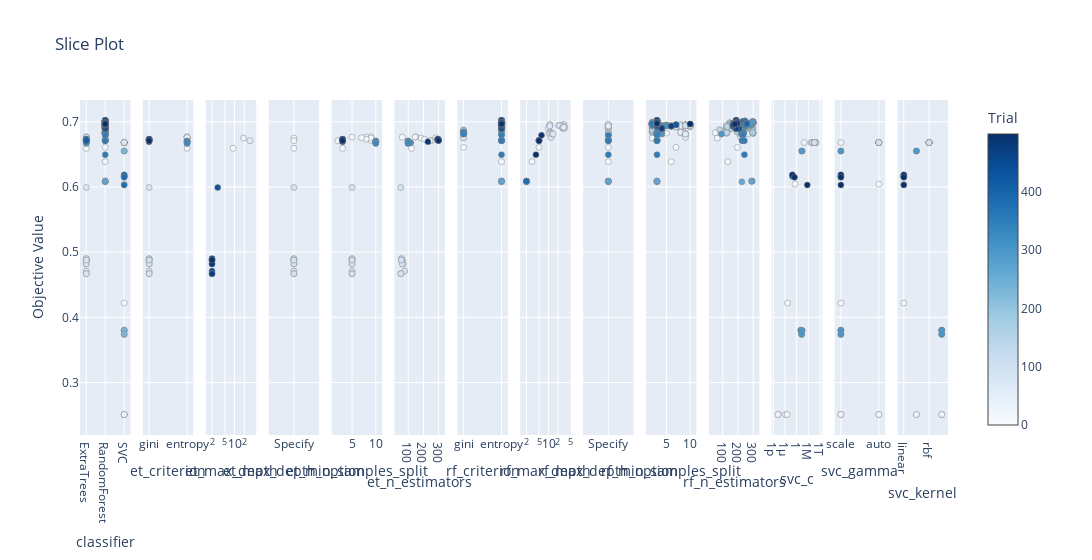

Notebook source saved alongside this figure:
### Code cell
plot_slice(study)

### Figure 1 — Plotly figure (JSON) as saved in the notebook; plotly's stock layout.template omitted (floating-point values rounded to 4 significant figures; data arrays with more than 128 entries replaced by an {"elided": "..."} marker saying what was removed)
{"data": [{"marker": {"color": {"elided": "500 int values"}, "colorbar": {"title": {"text": "Trial"}, "x": 1, "xpad": 40}, "colorscale": [[0, "rgb(247,251,255)"], [0.125, "rgb(222,235,247)"], [0.25, "rgb(198,219,239)"], [0.375, "rgb(158,202,225)"], [0.5, "rgb(107,174,214)"], [0.625, "rgb(66,146,198)"], [0.75, "rgb(33,113,181)"], [0.875, "rgb(8,81,156)"], [1, "rgb(8,48,107)"]], "line": {"color": "Grey", "width": 0.5}, "showscale": true}, "mode": "markers", "name": "Feasible Trial", "showlegend": false, "type": "scatter", "x": {"elided": "500 str values"}, "xaxis": "x", "y": {"elided": "500 float values"}, "yaxis": "y"}, {"marker": {"color": [0, 2, 4, 5, 9, 13, 14, 16, 17, 70, 71, 72, 73, 74, 75, 76, 77, 78, 79, 80, 260, 261, 262, 263, 265, 268, 269, 403, 404, 405, 406, 408, 409, 410, 411, 413], "colorbar": {"title": {"text": "Trial"}, "x": 1, "xpad": 40}, "colorscale": [[0, "rgb(247,251,255)"], [0.125, "rgb(222,235,247)"], [0.25, "rgb(198,219,239)"], [0.375, "rgb(158,202,225)"], [0.5, "rgb(107,174,214)"], [0.625, "rgb(66,146,198)"], [0.75, "rgb(33,113,181)"], [0.875, "rgb(8,81,156)"], [1, "rgb(8,48,107)"]], "line": {"color": "Grey", "width": 0.5}, "showscale": false}, "mode": "markers", "name": "Feasible Trial", "showlegend": false, "type": "scatter", "x": ["entropy", "entropy", "entropy", "entropy", "entropy", "entropy", "gini", "gini", "entropy", "gini", "gini", "gini", "gini", "gini", "gini", "gini", "gini", "gini", "gini", "gini", "entropy", "entropy", "entropy", "entropy", "entropy", "entropy", "entropy", "gini", "gini", "gini", "gini", "gini", "gini", "gini", "gini", "gini"], "xaxis": "x2", "y": [0.6714, 0.6763, 0.677, 0.6593, 0.675, 0.6766, 0.6709, 0.6734, 0.6756, 0.5991, 0.471, 0.4819, 0.4898, 0.4872, 0.4669, 0.4669, 0.4872, 0.482, 0.4898, 0.4878, 0.6679, 0.6694, 0.6673, 0.6704, 0.6704, 0.6694, 0.6668, 0.6731, 0.6695, 0.6715, 0.672, 0.673, 0.673, 0.672, 0.6731, 0.671], "yaxis": "y2"}, {"marker": {"color": [5, 9, 14, 70, 71, 72, 73, 74, 75, 76, 77, 78, 79, 80], "colorbar": {"title": {"text": "Trial"}, "x": 1, "xpad": 40}, "colorscale": [[0, "rgb(247,251,255)"], [0.125, "rgb(222,235,247)"], [0.25, "rgb(198,219,239)"], [0.375, "rgb(158,202,225)"], [0.5, "rgb(107,174,214)"], [0.625, "rgb(66,146,198)"], [0.75, "rgb(33,113,181)"], [0.875, "rgb(8,81,156)"], [1, "rgb(8,48,107)"]], "line": {"color": "Grey", "width": 0.5}, "showscale": false}, "mode": "markers", "name": "Feasible Trial", "showlegend": false, "type": "scatter", "x": [9, 19, 30, 3, 2, 2, 2, 2, 2, 2, 2, 2, 2, 2], "xaxis": "x3", "y": [0.6593, 0.675, 0.6709, 0.5991, 0.471, 0.4819, 0.4898, 0.4872, 0.4669, 0.4669, 0.4872, 0.482, 0.4898, 0.4878], "yaxis": "y3"}, {"marker": {"color": [0, 2, 4, 5, 9, 13, 14, 16, 17, 70, 71, 72, 73, 74, 75, 76, 77, 78, 79, 80, 260, 261, 262, 263, 265, 268, 269, 403, 404, 405, 406, 408, 409, 410, 411, 413], "colorbar": {"title": {"text": "Trial"}, "x": 1, "xpad": 40}, "colorscale": [[0, "rgb(247,251,255)"], [0.125, "rgb(222,235,247)"], [0.25, "rgb(198,219,239)"], [0.375, "rgb(158,202,225)"], [0.5, "rgb(107,174,214)"], [0.625, "rgb(66,146,198)"], [0.75, "rgb(33,113,181)"], [0.875, "rgb(8,81,156)"], [1, "rgb(8,48,107)"]], "line": {"color": "Grey", "width": 0.5}, "showscale": false}, "mode": "markers", "name": "Feasible Trial", "showlegend": false, "type": "scatter", "x": [null, null, null, "Specify", "Specify", null, "Specify", null, null, "Specify", "Specify", "Specify", "Specify", "Specify", "Specify", "Specify", "Specify", "Specify", "Specify", "Specify", null, null, null, null, null, null, null, null, null, null, null, null, null, null, null, null], "xaxis": "x4", "y": [0.6714, 0.6763, 0.677, 0.6593, 0.675, 0.6766, 0.6709, 0.6734, 0.6756, 0.5991, 0.471, 0.4819, 0.4898, 0.4872, 0.4669, 0.4669, 0.4872, 0.482, 0.4898, 0.4878, 0.6679, 0.6694, 0.6673, 0.6704, 0.6704, 0.6694, 0.6668, 0.6731, 0.6695, 0.6715, 0.672, 0.673, 0.673, 0.672, 0.6731, 0.671], "yaxis": "y4"}, {"marker": {"color": [0, 2, 4, 5, 9, 13, 14, 16, 17, 70, 71, 72, 73, 74, 75, 76, 77, 78, 79, 80, 260, 261, 262, 263, 265, 268, 269, 403, 404, 405, 406, 408, 409, 410, 411, 413], "colorbar": {"title": {"text": "Trial"}, "x": 1, "xpad": 40}, "colorscale": [[0, "rgb(247,251,255)"], [0.125, "rgb(222,235,247)"], [0.25, "rgb(198,219,239)"], [0.375, "rgb(158,202,225)"], [0.5, "rgb(107,174,214)"], [0.625, "rgb(66,146,198)"], [0.75, "rgb(33,113,181)"], [0.875, "rgb(8,81,156)"], [1, "rgb(8,48,107)"]], "line": {"color": "Grey", "width": 0.5}, "showscale": false}, "mode": "markers", "name": "Feasible Trial", "showlegend": false, "type": "scatter", "x": [9, 8, 9, 3, 9, 5, 2, 8, 7, 5, 5, 5, 5, 5, 5, 5, 5, 5, 5, 5, 10, 10, 10, 10, 10, 10, 10, 3, 3, 3, 3, 3, 3, 3, 3, 3], "xaxis": "x5", "y": [0.6714, 0.6763, 0.677, 0.6593, 0.675, 0.6766, 0.6709, 0.6734, 0.6756, 0.5991, 0.471, 0.4819, 0.4898, 0.4872, 0.4669, 0.4669, 0.4872, 0.482, 0.4898, 0.4878, 0.6679, 0.6694, 0.6673, 0.6704, 0.6704, 0.6694, 0.6668, 0.6731, 0.6695, 0.6715, 0.672, 0.673, 0.673, 0.672, 0.6731, 0.671], "yaxis": "y5"}, {"marker": {"color": [0, 2, 4, 5, 9, 13, 14, 16, 17, 70, 71, 72, 73, 74, 75, 76, 77, 78, 79, 80, 260, 261, 262, 263, 265, 268, 269, 403, 404, 405, 406, 408, 409, 410, 411, 413], "colorbar": {"title": {"text": "Trial"}, "x": 1, "xpad": 40}, "colorscale": [[0, "rgb(247,251,255)"], [0.125, "rgb(222,235,247)"], [0.25, "rgb(198,219,239)"], [0.375, "rgb(158,202,225)"], [0.5, "rgb(107,174,214)"], [0.625, "rgb(66,146,198)"], [0.75, "rgb(33,113,181)"], [0.875, "rgb(8,81,156)"], [1, "rgb(8,48,107)"]], "line": {"color": "Grey", "width": 0.5}, "showscale": false}, "mode": "markers", "name": "Feasible Trial", "showlegend": false, "type": "scatter", "x": [254, 60, 150, 121, 186, 145, 243, 206, 282, 50, 76, 66, 56, 59, 51, 51, 59, 60, 56, 54, 116, 101, 110, 98, 98, 99, 97, 295, 229, 300, 297, 298, 298, 294, 293, 299], "xaxis": "x6", "y": [0.6714, 0.6763, 0.677, 0.6593, 0.675, 0.6766, 0.6709, 0.6734, 0.6756, 0.5991, 0.471, 0.4819, 0.4898, 0.4872, 0.4669, 0.4669, 0.4872, 0.482, 0.4898, 0.4878, 0.6679, 0.6694, 0.6673, 0.6704, 0.6704, 0.6694, 0.6668, 0.6731, 0.6695, 0.6715, 0.672, 0.673, 0.673, 0.672, 0.6731, 0.671], "yaxis": "y6"}, {"marker": {"color": {"elided": "433 int values"}, "colorbar": {"title": {"text": "Trial"}, "x": 1, "xpad": 40}, "colorscale": [[0, "rgb(247,251,255)"], [0.125, "rgb(222,235,247)"], [0.25, "rgb(198,219,239)"], [0.375, "rgb(158,202,225)"], [0.5, "rgb(107,174,214)"], [0.625, "rgb(66,146,198)"], [0.75, "rgb(33,113,181)"], [0.875, "rgb(8,81,156)"], [1, "rgb(8,48,107)"]], "line": {"color": "Grey", "width": 0.5}, "showscale": false}, "mode": "markers", "name": "Feasible Trial", "showlegend": false, "type": "scatter", "x": {"elided": "433 str values"}, "xaxis": "x7", "y": {"elided": "433 float values"}, "yaxis": "y7"}, {"marker": {"color": [7, 11, 18, 26, 28, 36, 37, 38, 39, 41, 44, 45, 46, 47, 48, 49, 50, 51, 52, 53, 54, 55, 56, 57, 58, 259, 264, 266, 270, 343, 345, 346, 348, 349, 350, 352, 353, 354], "colorbar": {"title": {"text": "Trial"}, "x": 1, "xpad": 40}, "colorscale": [[0, "rgb(247,251,255)"], [0.125, "rgb(222,235,247)"], [0.25, "rgb(198,219,239)"], [0.375, "rgb(158,202,225)"], [0.5, "rgb(107,174,214)"], [0.625, "rgb(66,146,198)"], [0.75, "rgb(33,113,181)"], [0.875, "rgb(8,81,156)"], [1, "rgb(8,48,107)"]], "line": {"color": "Grey", "width": 0.5}, "showscale": false}, "mode": "markers", "name": "Feasible Trial", "showlegend": false, "type": "scatter", "x": [11, 5, 3, 28, 26, 21, 31, 31, 23, 28, 28, 29, 32, 31, 10, 30, 12, 11, 11, 11, 11, 11, 12, 13, 14, 2, 2, 2, 2, 5, 5, 5, 5, 6, 5, 5, 5, 4], "xaxis": "x8", "y": [0.6941, 0.6607, 0.6389, 0.6956, 0.694, 0.6945, 0.6955, 0.6935, 0.694, 0.6916, 0.6901, 0.6911, 0.6901, 0.6911, 0.6898, 0.6916, 0.6832, 0.6838, 0.696, 0.6935, 0.6822, 0.6812, 0.676, 0.6813, 0.6811, 0.6089, 0.6078, 0.6089, 0.6089, 0.6709, 0.6714, 0.6714, 0.6714, 0.6793, 0.6714, 0.6714, 0.6709, 0.6496], "yaxis": "y8"}, {"marker": {"color": {"elided": "433 int values"}, "colorbar": {"title": {"text": "Trial"}, "x": 1, "xpad": 40}, "colorscale": [[0, "rgb(247,251,255)"], [0.125, "rgb(222,235,247)"], [0.25, "rgb(198,219,239)"], [0.375, "rgb(158,202,225)"], [0.5, "rgb(107,174,214)"], [0.625, "rgb(66,146,198)"], [0.75, "rgb(33,113,181)"], [0.875, "rgb(8,81,156)"], [1, "rgb(8,48,107)"]], "line": {"color": "Grey", "width": 0.5}, "showscale": false}, "mode": "markers", "name": "Feasible Trial", "showlegend": false, "type": "scatter", "x": {"elided": "433 str values"}, "xaxis": "x9", "y": {"elided": "433 float values"}, "yaxis": "y9"}, {"marker": {"color": {"elided": "433 int values"}, "colorbar": {"title": {"text": "Trial"}, "x": 1, "xpad": 40}, "colorscale": [[0, "rgb(247,251,255)"], [0.125, "rgb(222,235,247)"], [0.25, "rgb(198,219,239)"], [0.375, "rgb(158,202,225)"], [0.5, "rgb(107,174,214)"], [0.625, "rgb(66,146,198)"], [0.75, "rgb(33,113,181)"], [0.875, "rgb(8,81,156)"], [1, "rgb(8,48,107)"]], "line": {"color": "Grey", "width": 0.5}, "showscale": false}, "mode": "markers", "name": "Feasible Trial", "showlegend": false, "type": "scatter", "x": {"elided": "433 int values"}, "xaxis": "x10", "y": {"elided": "433 float values"}, "yaxis": "y10"}, {"marker": {"color": {"elided": "433 int values"}, "colorbar": {"title": {"text": "Trial"}, "x": 1, "xpad": 40}, "colorscale": [[0, "rgb(247,251,255)"], [0.125, "rgb(222,235,247)"], [0.25, "rgb(198,219,239)"], [0.375, "rgb(158,202,225)"], [0.5, "rgb(107,174,214)"], [0.625, "rgb(66,146,198)"], [0.75, "rgb(33,113,181)"], [0.875, "rgb(8,81,156)"], [1, "rgb(8,48,107)"]], "line": {"color": "Grey", "width": 0.5}, "showscale": false}, "mode": "markers", "name": "Feasible Trial", "showlegend": false, "type": "scatter", "x": {"elided": "433 int values"}, "xaxis": "x11", "y": {"elided": "433 float values"}, "yaxis": "y11"}, {"marker": {"color": [1, 3, 6, 10, 15, 19, 20, 59, 60, 61, 62, 63, 64, 65, 66, 67, 68, 69, 220, 221, 226, 227, 228, 229, 230, 373, 378, 379, 380, 382, 383], "colorbar": {"title": {"text": "Trial"}, "x": 1, "xpad": 40}, "colorscale": [[0, "rgb(247,251,255)"], [0.125, "rgb(222,235,247)"], [0.25, "rgb(198,219,239)"], [0.375, "rgb(158,202,225)"], [0.5, "rgb(107,174,214)"], [0.625, "rgb(66,146,198)"], [0.75, "rgb(33,113,181)"], [0.875, "rgb(8,81,156)"], [1, "rgb(8,48,107)"]], "line": {"color": "Grey", "width": 0.5}, "showscale": false}, "mode": "markers", "name": "Feasible Trial", "showlegend": false, "type": "scatter", "x": [3.253e-10, 0.1329, 1.712e-06, 2.055e-05, 1.277e-05, 2.375e-10, 8060.0, 977000000.0, 22370000.0, 93160000.0, 6748000000.0, 2400000000.0, 5222000000.0, 8302000000.0, 757900000.0, 1572000000.0, 1099000000.0, 1561000000.0, 677.1, 394.4, 97.85, 356.7, 690.7, 276.9, 259.6, 0.008887, 0.008321, 0.009444, 0.00615, 0.07582, 285400.0], "xaxis": "x12", "y": [0.2509, 0.6044, 0.2509, 0.4219, 0.2509, 0.2509, 0.6681, 0.6681, 0.6681, 0.6681, 0.6681, 0.6681, 0.6681, 0.6681, 0.6681, 0.6681, 0.6681, 0.6681, 0.6551, 0.3738, 0.3803, 0.6551, 0.3798, 0.3803, 0.3743, 0.6159, 0.6169, 0.6169, 0.6186, 0.6148, 0.603], "yaxis": "y12"}, {"marker": {"color": [1, 3, 6, 10, 15, 19, 20, 59, 60, 61, 62, 63, 64, 65, 66, 67, 68, 69, 220, 221, 226, 227, 228, 229, 230, 373, 378, 379, 380, 382, 383], "colorbar": {"title": {"text": "Trial"}, "x": 1, "xpad": 40}, "colorscale": [[0, "rgb(247,251,255)"], [0.125, "rgb(222,235,247)"], [0.25, "rgb(198,219,239)"], [0.375, "rgb(158,202,225)"], [0.5, "rgb(107,174,214)"], [0.625, "rgb(66,146,198)"], [0.75, "rgb(33,113,181)"], [0.875, "rgb(8,81,156)"], [1, "rgb(8,48,107)"]], "line": {"color": "Grey", "width": 0.5}, "showscale": false}, "mode": "markers", "name": "Feasible Trial", "showlegend": false, "type": "scatter", "x": ["scale", "auto", "auto", "scale", "auto", "scale", "scale", "auto", "auto", "auto", "auto", "auto", "auto", "auto", "auto", "auto", "auto", "auto", "scale", "scale", "scale", "scale", "scale", "scale", "scale", "scale", "scale", "scale", "scale", "scale", "scale"], "xaxis": "x13", "y": [0.2509, 0.6044, 0.2509, 0.4219, 0.2509, 0.2509, 0.6681, 0.6681, 0.6681, 0.6681, 0.6681, 0.6681, 0.6681, 0.6681, 0.6681, 0.6681, 0.6681, 0.6681, 0.6551, 0.3738, 0.3803, 0.6551, 0.3798, 0.3803, 0.3743, 0.6159, 0.6169, 0.6169, 0.6186, 0.6148, 0.603], "yaxis": "y13"}, {"marker": {"color": [1, 3, 6, 10, 15, 19, 20, 59, 60, 61, 62, 63, 64, 65, 66, 67, 68, 69, 220, 221, 226, 227, 228, 229, 230, 373, 378, 379, 380, 382, 383], "colorbar": {"title": {"text": "Trial"}, "x": 1, "xpad": 40}, "colorscale": [[0, "rgb(247,251,255)"], [0.125, "rgb(222,235,247)"], [0.25, "rgb(198,219,239)"], [0.375, "rgb(158,202,225)"], [0.5, "rgb(107,174,214)"], [0.625, "rgb(66,146,198)"], [0.75, "rgb(33,113,181)"], [0.875, "rgb(8,81,156)"], [1, "rgb(8,48,107)"]], "line": {"color": "Grey", "width": 0.5}, "showscale": false}, "mode": "markers", "name": "Feasible Trial", "showlegend": false, "type": "scatter", "x": ["poly", "linear", "sigmoid", "linear", "poly", "sigmoid", "rbf", "rbf", "rbf", "rbf", "rbf", "rbf", "rbf", "rbf", "rbf", "rbf", "rbf", "rbf", "poly", "sigmoid", "sigmoid", "poly", "sigmoid", "sigmoid", "sigmoid", "linear", "linear", "linear", "linear", "linear", "linear"], "xaxis": "x14", "y": [0.2509, 0.6044, 0.2509, 0.4219, 0.2509, 0.2509, 0.6681, 0.6681, 0.6681, 0.6681, 0.6681, 0.6681, 0.6681, 0.6681, 0.6681, 0.6681, 0.6681, 0.6681, 0.6551, 0.3738, 0.3803, 0.6551, 0.3798, 0.3803, 0.3743, 0.6159, 0.6169, 0.6169, 0.6186, 0.6148, 0.603], "yaxis": "y14"}], "layout": {"title": {"text": "Slice Plot"}, "width": 4200, "xaxis": {"anchor": "y", "categoryarray": ["ExtraTrees", "RandomForest", "SVC"], "categoryorder": "array", "domain": [0, 0.05816], "title": {"text": "classifier"}, "type": "category"}, "xaxis10": {"anchor": "y10", "domain": [0.652, 0.7102], "title": {"text": "rf_min_samples_split"}}, "xaxis11": {"anchor": "y11", "domain": [0.7245, 0.7827], "title": {"text": "rf_n_estimators"}}, "xaxis12": {"anchor": "y12", "domain": [0.7969, 0.8551], "title": {"text": "svc_c"}, "type": "log"}, "xaxis13": {"anchor": "y13", "categoryarray": ["scale", "auto"], "categoryorder": "array", "domain": [0.8694, 0.9276], "title": {"text": "svc_gamma"}, "type": "category"}, "xaxis14": {"anchor": "y14", "categoryarray": ["linear", "poly", "rbf", "sigmoid"], "categoryorder": "array", "domain": [0.9418, 1], "title": {"text": "svc_kernel"}, "type": "category"}, "xaxis2": {"anchor": "y2", "categoryarray": ["gini", "entropy"], "categoryorder": "array", "domain": [0.07245, 0.1306], "title": {"text": "et_criterion"}, "type": "category"}, "xaxis3": {"anchor": "y3", "domain": [0.1449, 0.2031], "title": {"text": "et_max_depth"}, "type": "log"}, "xaxis4": {"anchor": "y4", "categoryarray": [null, "Specify"], "categoryorder": "array", "domain": [0.2173, 0.2755], "title": {"text": "et_max_depth_option"}, "type": "category"}, "xaxis5": {"anchor": "y5", "domain": [0.2898, 0.348], "title": {"text": "et_min_samples_split"}}, "xaxis6": {"anchor": "y6", "domain": [0.3622, 0.4204], "title": {"text": "et_n_estimators"}}, "xaxis7": {"anchor": "y7", "categoryarray": ["gini", "entropy"], "categoryorder": "array", "domain": [0.4347, 0.4929], "title": {"text": "rf_criterion"}, "type": "category"}, "xaxis8": {"anchor": "y8", "domain": [0.5071, 0.5653], "title": {"text": "rf_max_depth"}, "type": "log"}, "xaxis9": {"anchor": "y9", "categoryarray": [null, "Specify"], "categoryorder": "array", "domain": [0.5796, 0.6378], "title": {"text": "rf_max_depth_option"}, "type": "category"}, "yaxis": {"anchor": "x", "domain": [0, 1], "title": {"text": "Objective Value"}}, "yaxis10": {"anchor": "x10", "domain": [0, 1], "matches": "y", "showticklabels": false}, "yaxis11": {"anchor": "x11", "domain": [0, 1], "matches": "y", "showticklabels": false}, "yaxis12": {"anchor": "x12", "domain": [0, 1], "matches": "y", "showticklabels": false}, "yaxis13": {"anchor": "x13", "domain": [0, 1], "matches": "y", "showticklabels": false}, "yaxis14": {"anchor": "x14", "domain": [0, 1], "matches": "y", "showticklabels": false}, "yaxis2": {"anchor": "x2", "domain": [0, 1], "matches": "y", "showticklabels": false}, "yaxis3": {"anchor": "x3", "domain": [0, 1], "matches": "y", "showticklabels": false}, "yaxis4": {"anchor": "x4", "domain": [0, 1], "matches": "y", "showticklabels": false}, "yaxis5": {"anchor": "x5", "domain": [0, 1], "matches": "y", "showticklabels": false}, "yaxis6": {"anchor": "x6", "domain": [0, 1], "matches": "y", "showticklabels": false}, "yaxis7": {"anchor": "x7", "domain": [0, 1], "matches": "y", "showticklabels": false}, "yaxis8": {"anchor": "x8", "domain": [0, 1], "matches": "y", "showticklabels": false}, "yaxis9": {"anchor": "x9", "domain": [0, 1], "matches": "y", "showticklabels": false}}}
